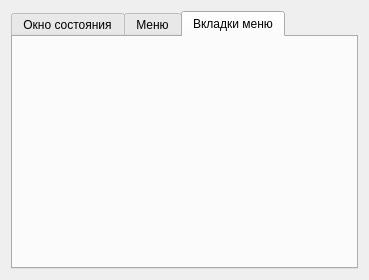
<?xml version="1.0" encoding="UTF-8"?>
<ui version="4.0">
 <class>Kia_options_interface</class>
 <widget class="QWidget" name="Kia_options_interface">
  <property name="geometry">
   <rect>
    <x>0</x>
    <y>0</y>
    <width>369</width>
    <height>280</height>
   </rect>
  </property>
  <property name="windowTitle">
   <string>Form</string>
  </property>
  <layout class="QGridLayout" name="gridLayout">
   <item row="0" column="0">
    <widget class="QTabWidget" name="tabWidget">
     <property name="currentIndex">
      <number>2</number>
     </property>
     <widget class="QWidget" name="window_state_set">
      <attribute name="title">
       <string>Окно состояния</string>
      </attribute>
      <layout class="QGridLayout" name="gridLayout_3">
       <item row="0" column="0">
        <widget class="QLabel" name="label">
         <property name="text">
          <string>Таблица</string>
         </property>
         <property name="alignment">
          <set>Qt::AlignCenter</set>
         </property>
        </widget>
       </item>
       <item row="1" column="0">
        <widget class="QListWidget" name="lw_name_table"/>
       </item>
       <item row="0" column="1">
        <widget class="QLabel" name="label_2">
         <property name="text">
          <string>Значения</string>
         </property>
         <property name="alignment">
          <set>Qt::AlignCenter</set>
         </property>
        </widget>
       </item>
      </layout>
     </widget>
     <widget class="QWidget" name="menu_action_set">
      <attribute name="title">
       <string>Меню</string>
      </attribute>
      <layout class="QGridLayout" name="gridLayout_2"/>
     </widget>
     <widget class="QWidget" name="tab_menubar">
      <attribute name="title">
       <string>Вкладки меню</string>
      </attribute>
      <layout class="QGridLayout" name="gridLayout_4"/>
     </widget>
    </widget>
   </item>
  </layout>
 </widget>
 <resources/>
 <connections/>
</ui>
